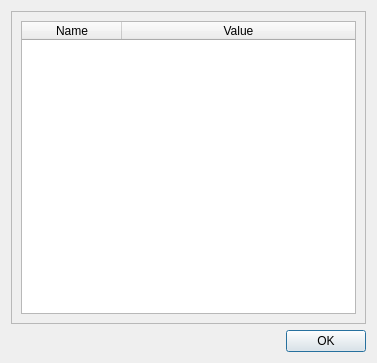
<?xml version="1.0" encoding="UTF-8"?>
<ui version="4.0">
 <class>Dialog</class>
 <widget class="QDialog" name="Dialog">
  <property name="geometry">
   <rect>
    <x>0</x>
    <y>0</y>
    <width>377</width>
    <height>363</height>
   </rect>
  </property>
  <property name="windowTitle">
   <string>Metadata</string>
  </property>
  <layout class="QVBoxLayout" name="verticalLayout">
   <item>
    <widget class="QScrollArea" name="scrollArea">
     <property name="widgetResizable">
      <bool>true</bool>
     </property>
     <widget class="QWidget" name="scrollAreaWidgetContents">
      <property name="geometry">
       <rect>
        <x>0</x>
        <y>0</y>
        <width>357</width>
        <height>316</height>
       </rect>
      </property>
      <property name="sizePolicy">
       <sizepolicy hsizetype="Minimum" vsizetype="Expanding">
        <horstretch>0</horstretch>
        <verstretch>0</verstretch>
       </sizepolicy>
      </property>
      <property name="minimumSize">
       <size>
        <width>1</width>
        <height>0</height>
       </size>
      </property>
      <layout class="QGridLayout" name="gridLayout">
       <item row="0" column="0">
        <widget class="MetadataTableWidget" name="tableWidget">
         <property name="gridStyle">
          <enum>Qt::SolidLine</enum>
         </property>
         <property name="sortingEnabled">
          <bool>true</bool>
         </property>
         <attribute name="horizontalHeaderVisible">
          <bool>true</bool>
         </attribute>
         <attribute name="horizontalHeaderCascadingSectionResizes">
          <bool>false</bool>
         </attribute>
         <attribute name="horizontalHeaderStretchLastSection">
          <bool>true</bool>
         </attribute>
         <attribute name="verticalHeaderVisible">
          <bool>false</bool>
         </attribute>
         <column>
          <property name="text">
           <string>Name</string>
          </property>
         </column>
         <column>
          <property name="text">
           <string>Value</string>
          </property>
         </column>
        </widget>
       </item>
      </layout>
     </widget>
    </widget>
   </item>
   <item>
    <widget class="QDialogButtonBox" name="buttonBox">
     <property name="orientation">
      <enum>Qt::Horizontal</enum>
     </property>
     <property name="standardButtons">
      <set>QDialogButtonBox::Ok</set>
     </property>
    </widget>
   </item>
  </layout>
 </widget>
 <customwidgets>
  <customwidget>
   <class>MetadataTableWidget</class>
   <extends>QTableWidget</extends>
   <header>metadata_table_widget.h</header>
  </customwidget>
 </customwidgets>
 <resources/>
 <connections>
  <connection>
   <sender>buttonBox</sender>
   <signal>accepted()</signal>
   <receiver>Dialog</receiver>
   <slot>accept()</slot>
   <hints>
    <hint type="sourcelabel">
     <x>248</x>
     <y>254</y>
    </hint>
    <hint type="destinationlabel">
     <x>157</x>
     <y>274</y>
    </hint>
   </hints>
  </connection>
  <connection>
   <sender>buttonBox</sender>
   <signal>rejected()</signal>
   <receiver>Dialog</receiver>
   <slot>reject()</slot>
   <hints>
    <hint type="sourcelabel">
     <x>316</x>
     <y>260</y>
    </hint>
    <hint type="destinationlabel">
     <x>286</x>
     <y>274</y>
    </hint>
   </hints>
  </connection>
 </connections>
</ui>
